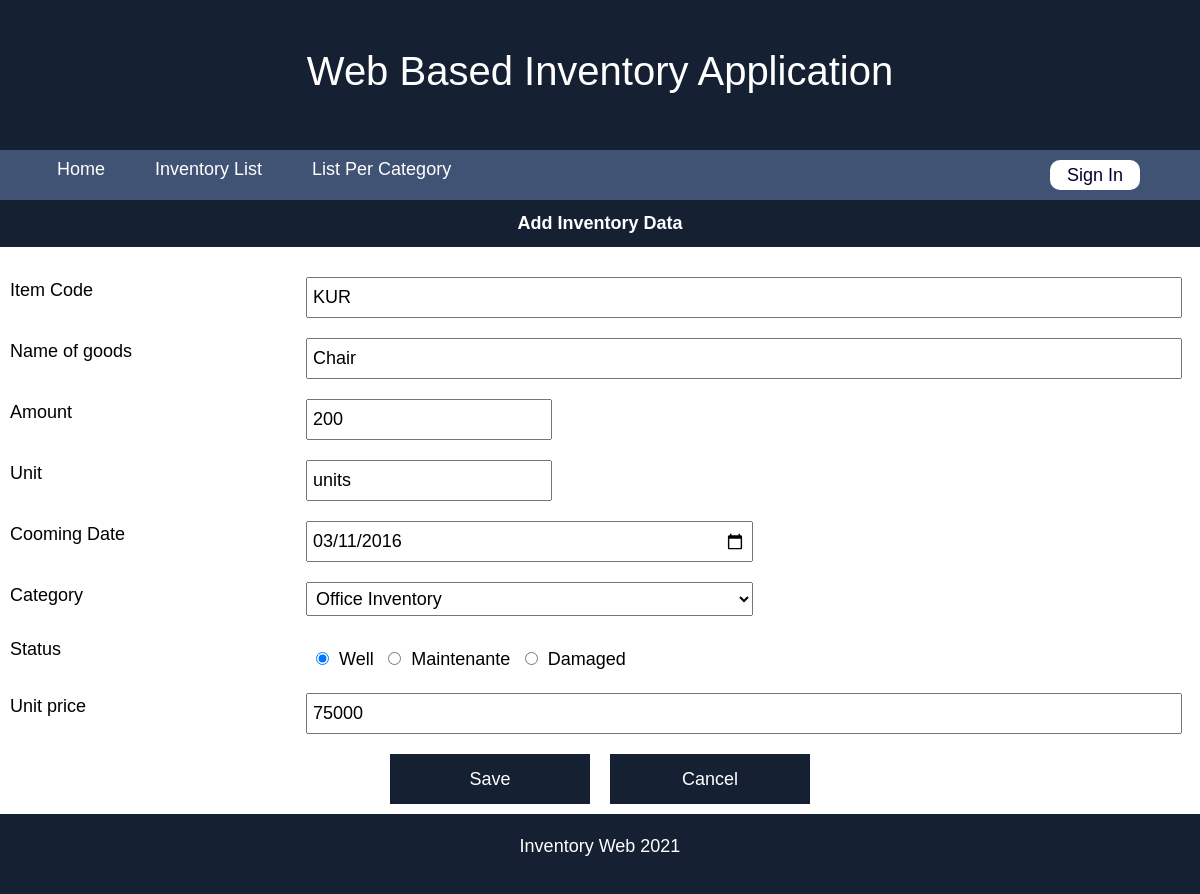
Screenshot of /edit-form.php?id=KUR with the database file from the repository.
### tables this page shows
CREATE TABLE `inventory` (
  `item_id` varchar(10) NOT NULL,
  `item_name` varchar(30) NOT NULL,
  `amount` int(11) NOT NULL,
  `unit` varchar(15) NOT NULL,
  `arrival_date` date NOT NULL,
  `category` varchar(20) NOT NULL,
  `item_status` varchar(20) NOT NULL,
  `price` int(20) NOT NULL
);

### edit-form.php (the view, shortened to what this page needs)
<!DOCTYPE html>
<html lang="en">
<head>
    <link href="https://cdn.jsdelivr.net/npm/bootstrap@5.1.3/dist/css/bootstrap.min.css" rel="stylesheet">
    <link rel="stylesheet" href="css-add.css">
    <link rel="stylesheet" href="nav.css">
</head>
<body>
    <div class="header">
        <h1>Web Based Inventory Application</h1>
    </div>
    <div class="nav-container">
        <ul class="nav-item">
            <li><a href="home.php">Home</a></li>
            <li><a href="list-inventory.php">Inventory List</a></li>
            <li>
                <div class="dropdown">
                    <a href="">List Per Category</a>
                </div>
            </li>
        </ul>
        <?php
      if(empty($_SESSION['username'])){
        echo "<a href='login.php'><button class='sign-in'>Sign In</button></a>";
      }else{
        echo "<a href='logout.php'><button class='sign-in'>Logout</button></a>";
      }
    ?>
    </div>
    <?php
         $id = $_GET['id'];
         include 'db/connect.php';
         $sql = "SELECT * FROM inventory WHERE item_id = '$id';";
         $query = $connection->query($sql);
         if($query){
             $data = $query->fetch_object();
             $itemId = $data->item_id;
             $itemName = $data->item_name;
             $amount = $data->amount;
             $unit = $data->unit;
             $coming = $data->arrival_date;
             $category = $data->category;
             $itemStatus = $data->item_status;
             $price = $data->price;
         }else{
             header("location:list-inventory.php?edit=error");
         }
    ?>
    <div class="content-container">
        <div class="head-content">
            Add Inventory Data
        </div>
        <form action="check-edit.php?id=<?php echo $id ?>" method="post">
            <div class="row">
                <div class="col-3">
                    <label>Item Code</label>
                </div>
                <div class="col-9">
                    <input style="width:98%;" type="text" name="item_code" placeholder="Item code" value="<?php echo $itemId?>">
                </div>
            </div>
            <div class="row">
                <div class="col-3">
                    <label>Name of goods</label>
                </div>
                <div class="col-9">
                    <input style="width:98%;" type="text" name="name" placeholder="Name of goods" value="<?php echo $itemName?>">
                </div>
            </div>
            <div class="row">
                <div class="col-3">
                    <label >Amount</label>
                </div>
                <div class="col-9">
                    <input type="number" min="0" name="amount" placeholder="Amount" value="<?php echo $amount?>">
                </div>
            </div>
            <div class="row">
                <div class="col-3">
                    <label >Unit</label>
                </div>
                <div class="col-9">
                    <input type="text" name="unit" placeholder="Unit" value="<?php echo $unit?>">
                </div>
            </div>
            <div class="row">
                <div class="col-3">
                    <label >Cooming Date</label>
                </div>
                <div class="col-9">
                    <input style="width:50%;" type="date" name="coming_date" value="<?php echo $coming?>">
                </div>
            </div>
            <div class="row">
                <div class="col-3">
                    <label >Category</label>
                </div>
                <div class="col-9">
                <select name="category" style="width:50%;">
                    <option
                        <?php
                        if($category=="Office Inventory"){
                            echo "selected";
                        }
                        ?>
                        value="Office Inventory">Office Inventory
                    </option>
                </select>
                </div>
            </div>
            <div class="row">
                <div class="col-3">
                    <label >Status</label>
                </div>
                <div class="col-9">
                <input
                    type="radio" id="well" name="status" value="Well"
                    <?php
                        if($itemStatus=="Well"){
                            echo "checked";
                        }
                    ?>
                    ><label for="well">Well</label>
		        <input
                    type="radio" id="maintenance" name="status" value="Maintenance"
                    <?php
                        if($itemStatus=="Maintenance"){
                            echo "checked";
                        }
                    ?>
                    ><label for="maintenance">Maintenante</label>
                <input
                    type="radio" id="damaged" name="status" value="Damaged"
                    <?php
                        if($itemStatus=="Damaged"){
                            echo "checked";
                        }
                    ?>
                    ><label for="damaged">Damaged</label>
                </div>
            </div>
            <div class="row">
                <div class="col-3">
                    <label>Unit price</label>
                </div>
                <div class="col-9">
                    <input style="width:98%;" type="number" name="price" placeholder="Unit Price" min="0" value="<?php echo $price?>">
                </div>
            </div>
            <div class="row btn-wrap" style="text-align: center;">
                <input class="btn-form" type="submit" name="submit" value="Save">
                <a class="btn-form" href="list-inventory.php">Cancel</a>
            </div>
        </form>
    </div>
    <div class="footer">
        <p>Inventory Web 2021</p>
    </div>
</body>
</html>

### css-add.css (style rules this page uses)
body { font-family: sans-serif; }
.content-container { width: 1200px; margin: 0 auto; background-color: white; color: black; text-align: left; }
.head-content { padding: 10px; margin-bottom: 20px; text-align: center; background: #162033; color: white; font-weight: 600; font-size: 18px; }
.content-container .col-9 { margin-top: 10px; margin-bottom: 10px; }
.content-container label { margin-top: 10px; padding-left: 10px; font-size: 18px; }
.content-container input, select, option { padding: 5px; font-size: 18px; }
.content-container input[type="radio"] { margin-left: 10px; }
.btn-wrap { display: flex; align-items: center; justify-content: center; }
.btn-form { width: 200px; height: 50px; border: 1px; background: #162033; color: white; text-decoration: none; margin: 10px 10px 10px 10px; font-size: 18px; }
.row a { display: flex; align-items: center; justify-content: center; }

### nav.css (style rules this page uses)
body { font-family: sans-serif; }
.header { display: flex; align-items: center; justify-content:center; width: 100%; height: 150px; background-color: #162033; color: white; text-align: center; font-size: 40px; font-weight: 600; }
.footer { display: flex; align-items: center; justify-content:center; width: 100%; height: 80px; background-color: #162033; color: white; text-align: center; font-size: 18px; }
.nav-container { background: #405375; width: 100%; margin: 0px; display: flex; align-items: center; justify-content: space-between; height: 50px; font-size: 18px; }
.nav-container ul { display: flex; }
.nav-item { padding-top: 5px; left: 0px; }
.nav-item li { list-style: none; margin-top: auto; }
.nav-item li a { color: white; text-decoration: none; padding: 10px 25px; }
.nav-item .dropdown { overflow: inherit; }
.sign-in { width: 90px; height: 30px; background: white; color: rgb(3, 0, 43); border-radius: 10px; border: none; text-align: center; text-decoration: none; display: inline-block; cursor: pointer; margin-right: 60px; font-size: 18px; }

### rows the page displays
inventory: item_code "KUR", name "Chair", amount "200", unit "units", coming_date "03/11/2016", category "Office Inventory", item_status "☑ Well", item_status "☐ Maintenante", item_status "☐ Damaged", price "75000"
